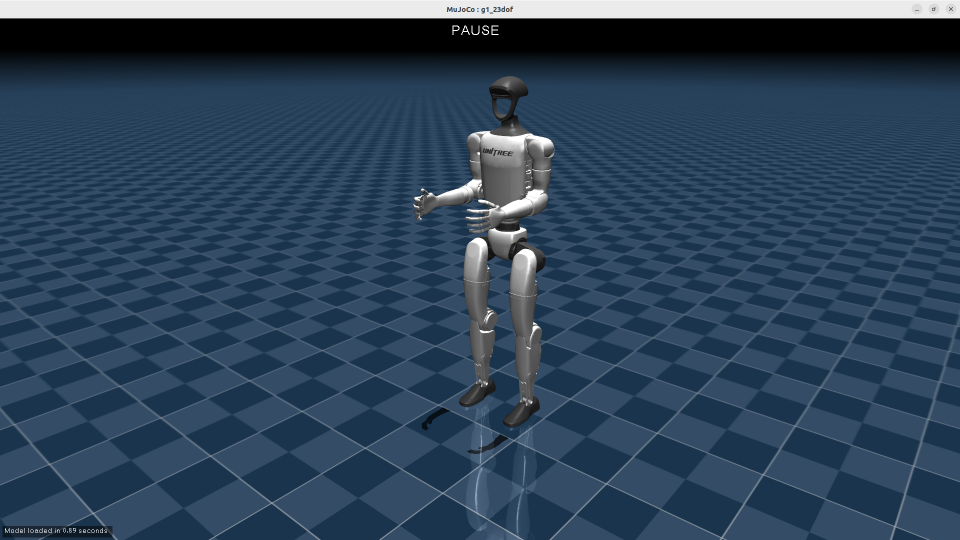
#> input picture unitree_robots/g1/images/g1_23dof.png, 1920 x 1080 px (shown at 1/2 size)
$ python -i object_localization.py   (imports and definitions only)
#> lines starting #> are read from the running program, lines starting #| are printed output that depends on the picture; after the words box and inside, x2 and y2 are one past the last pixel; in counts of white or black regions, pixels touching at a corner belong together
#!/usr/bin/env python3
"""
G1 Robot Camera Streaming with Object Detection

Real-time object detection and 3D positioning using SDK2 camera data.
Subscribes to camera streams from unitree_mujoco.py simulation.
"""

import sys
import time
import cv2
import numpy as np

# SDK2 for camera data subscription
from unitree_sdk2py.core.channel import ChannelSubscriber, ChannelFactoryInitialize
from unitree_sdk2py.idl.unitree_go.msg.dds_ import AudioData_

class CameraSubscriber:
    """Subscribes to SDK2 camera data and processes for object detection"""

    def __init__(self):
        """Initialize SDK2 camera subscriber"""
        self.width, self.height = 320, 240

        # Image storage
        self.rgb_image = None
        self.depth_image = None
        self.metric_depth_image = None  # Stores metric depth in meters
        self.rgb_frame_count = 0
        self.depth_frame_count = 0

        # Depth camera parameters for metric conversion (matches publisher settings)
        self.depth_near_plane = 0.1   # Matches publisher near plane
        self.depth_far_plane = 10.0    # Matches publisher far plane (increased for less banding)

        # Setup SDK2 communication
        self.setup_sdk2_subscribers()

    def setup_sdk2_subscribers(self):
        """Setup SDK2 communication to receive camera data from simulation"""
        try:
            # Initialize SDK2 with same domain as the simulation
            ChannelFactoryInitialize(1, "lo")
#> (this line was passed over: unitree_sdk2py is not available in this run)
#> (the call stopped at in setup_sdk2_subscribers, `self.rgb_sub = ChannelSubscriber("rt/camera/rgb", AudioData_)`: unitree_sdk2py is not available in this run)

            # Subscribe to camera feeds using AudioData_ messages
            self.rgb_sub = ChannelSubscriber("rt/camera/rgb", AudioData_)
            self.depth_sub = ChannelSubscriber("rt/camera/depth", AudioData_)

            self.rgb_sub.Init(self.rgb_handler, 10)
            self.depth_sub.Init(self.depth_handler, 10)

            print("✓ SDK2 camera subscribers initialized")

        except Exception as e:
            print(f"❌ SDK2 camera setup failed: {e}")
            print("Make sure unitree_mujoco.py is running with camera support")
            sys.exit(1)

    # [39 lines left out: functions rgb_handler, depth_handler, not called in this run]

    def detect_object(self, image):
        """Detect red object in the image and return bounding box"""
        try:
            # Convert RGB to BGR for OpenCV
            if len(image.shape) == 3 and image.shape[2] == 3:
                image_bgr = cv2.cvtColor(image, cv2.COLOR_RGB2BGR)
#> image_bgr is the input picture: shape (1080, 1920, 3); mean B, G, R 88, 67.2, 46.1
            else:
                image_bgr = image

            # Convert to HSV and create red color mask
            hsv = cv2.cvtColor(image_bgr, cv2.COLOR_BGR2HSV)
#> hsv: shape (1080, 1920, 3); mean H, S, V 91.4, 125.4, 88.1
            lower_red1 = np.array([0, 100, 100])
            upper_red1 = np.array([10, 255, 255])
            lower_red2 = np.array([160, 100, 100])
            upper_red2 = np.array([180, 255, 255])

            mask1 = cv2.inRange(hsv, lower_red1, upper_red1)
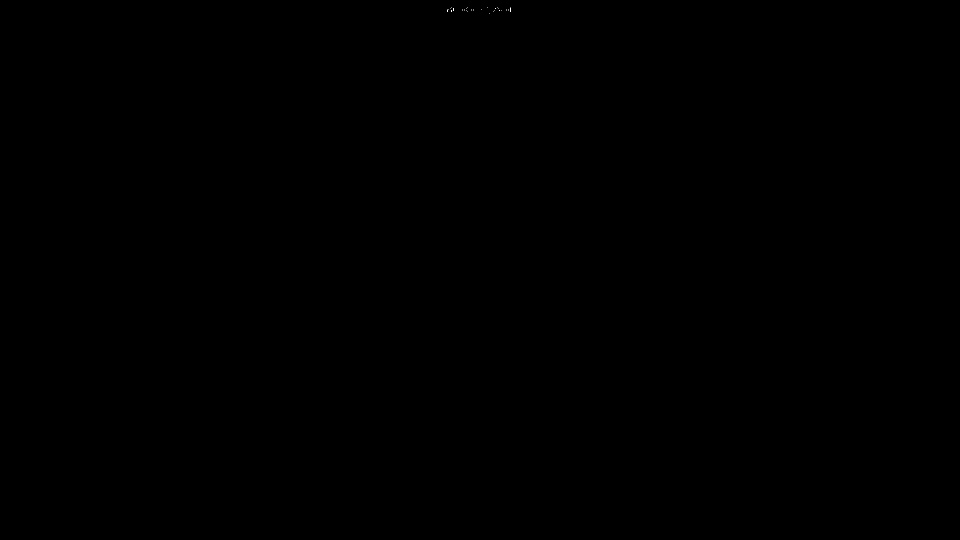
#> mask1: shape (1080, 1920) (shown at 1/2 size); 0% white in thin lines or dots, all inside (x1, y1, x2, y2) = (894, 14, 1022, 27)
            mask2 = cv2.inRange(hsv, lower_red2, upper_red2)
#> mask2: shape (1080, 1920); every value is 0
            mask = cv2.bitwise_or(mask1, mask2)

            # Find contours and return largest valid one
            contours, _ = cv2.findContours(mask, cv2.RETR_EXTERNAL, cv2.CHAIN_APPROX_SIMPLE)
#> contours = 30 contours, all with area under 20
            valid_contours = [c for c in contours if cv2.contourArea(c) > 100]
#> valid_contours = []

            if valid_contours:
                largest_contour = max(valid_contours, key=cv2.contourArea)
                return cv2.boundingRect(largest_contour)

        except Exception as e:
            print(f"Error in object detection: {e}")

        return None

    # [199 lines left out: functions get_object_3d_position, process_and_display_frame, stream_cameras, main, not called in this run]

# [2 lines not run here, left out]

>>> import cv2
>>> picture = cv2.cvtColor(cv2.imread('../../unitree_robots/g1/images/g1_23dof.png'), cv2.COLOR_BGR2RGB)
>>> result = CameraSubscriber().detect_object(picture)
